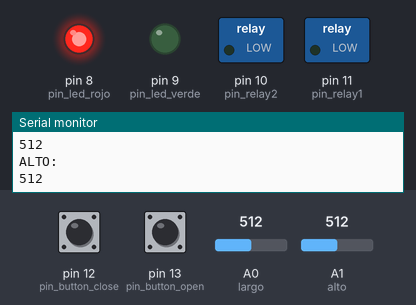
Simulated run of this sketch. Board: Arduino Uno, built with avr-gcc and run on an emulated ATmega328P. Parts: switched loads named in the sketch (green lamp = pin HIGH), output pins drawn as LEDs (lit = HIGH), the last lines printed to the serial monitor. Inputs (shaded band) come from the test bench; at power-on: pin 12 (pin_button_close) LOW, pin 13 (pin_button_open) LOW, A0 (largo) = 512, A1 (alto) = 512.

Above: at 1.2 s.
1.3 s: pin 12 (pin_button_close) pulled HIGH for 1 s
At 1.46 s:
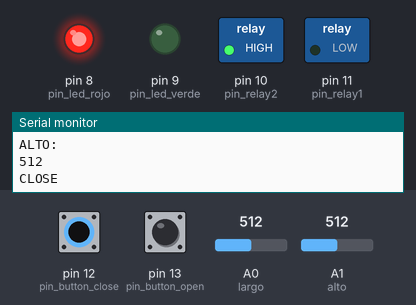
4.3 s: pin 12 (pin_button_close) pulled HIGH for 3.2 s
At 8.7 s:
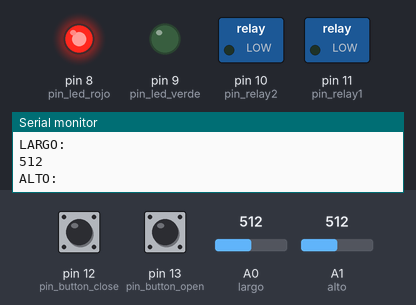
10.5 s: pin 12 (pin_button_close) pulsed HIGH 2 times (0.12 s each, 0.3 s apart)
At 10.67 s:
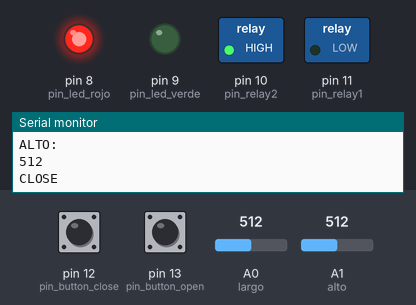
14.1 s: pin 12 (pin_button_close) pulsed HIGH 5 times (0.12 s each, 0.3 s apart)
At 17.1 s:
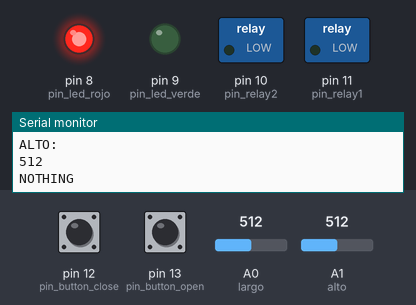
Timing chart, 0 to 18.6 s (numbered marks = the images above; inputs shaded):
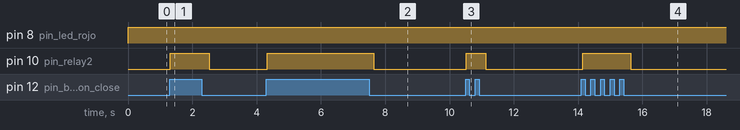

Measured:
- after the input at 1.3 s, pin 10 (pin_relay2): LOW → HIGH at once, → LOW 1.2 s later
- after the input at 4.3 s, pin 10 (pin_relay2): LOW → HIGH at once, → LOW 3.3 s later
- after the input at 10.5 s, pin 10 (pin_relay2): LOW → HIGH at once, → LOW 0.60 s later
- after the input at 14.1 s, pin 10 (pin_relay2): LOW → HIGH at once, → LOW 1.5 s later

The sketch:

cancrusher.ino
```cpp
int pin_button_open = 13;
int pin_button_close = 12;
int pin_relay1 = 11;
int pin_relay2 = 10;
int pin_led_verde = 9;
int pin_led_rojo = 8;
int largo = 0;
int alto = 1;
int lastValue = 0;
int habilitado = 0;
int crushing = 0;


void setup()
{
    Serial.begin(9600);
    pinMode(pin_button_open, INPUT);
    pinMode(pin_button_close, INPUT);
    pinMode(pin_relay1, OUTPUT);
    pinMode(pin_relay2, OUTPUT);
    pinMode(pin_led_verde, OUTPUT);
    pinMode(pin_led_rojo, OUTPUT);
    digitalWrite(pin_relay1, LOW);
    digitalWrite(pin_relay2, LOW);
}

void loop()
{

    if(digitalRead(pin_button_open) == HIGH && lastValue == 0 && habilitado == 1)
    {
        Serial.println("OPEN");
        lastValue = 1;
        habilitado = 1;
        crushing = 1;
        digitalWrite(pin_relay1, HIGH);
        digitalWrite(pin_relay2, LOW);
        delay(300);
    }
    else if(digitalRead(pin_button_close) == HIGH)
    {
        Serial.println("CLOSE");
        lastValue = 0;
        habilitado = 1;
        crushing = 0;
        digitalWrite(pin_relay1, LOW);
        digitalWrite(pin_relay2, HIGH);
        delay(300);
    }else{

        if(digitalRead(pin_button_open) == LOW){
            crushing = 0;
        }
    }

    if(crushing == 0){
        Serial.println("NOTHING");
        lastValue = 0;
        digitalWrite(pin_relay1, LOW);
        digitalWrite(pin_relay2, LOW);

        Serial.println("LARGO:");
        Serial.println(analogRead(largo));

        Serial.println("ALTO:");
        Serial.println(analogRead(alto));

        if(analogRead(largo) < 200 && analogRead(alto) < 170)
        {
            habilitado = 1;
            digitalWrite(pin_led_verde, HIGH);
            digitalWrite(pin_led_rojo, LOW);
        }
        else{
            habilitado = 0;
            digitalWrite(pin_led_rojo, HIGH);
            digitalWrite(pin_led_verde, LOW);
        }
    }
}
```
